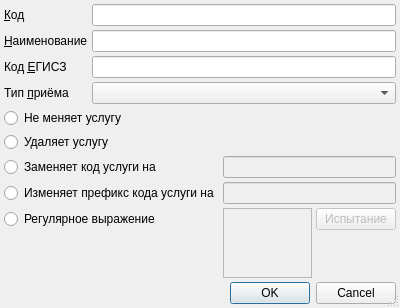
<?xml version="1.0" encoding="UTF-8"?>
<ui version="4.0">
 <class>ItemEditorDialog</class>
 <widget class="QDialog" name="ItemEditorDialog">
  <property name="geometry">
   <rect>
    <x>0</x>
    <y>0</y>
    <width>400</width>
    <height>301</height>
   </rect>
  </property>
  <property name="windowTitle">
   <string>ChangeMe!</string>
  </property>
  <property name="sizeGripEnabled">
   <bool>true</bool>
  </property>
  <layout class="QGridLayout">
   <property name="margin">
    <number>4</number>
   </property>
   <property name="spacing">
    <number>4</number>
   </property>
   <item row="0" column="1" colspan="3">
    <widget class="QLineEdit" name="edtCode"/>
   </item>
   <item row="0" column="0">
    <widget class="QLabel" name="lblCode">
     <property name="sizePolicy">
      <sizepolicy hsizetype="Maximum" vsizetype="Preferred">
       <horstretch>0</horstretch>
       <verstretch>0</verstretch>
      </sizepolicy>
     </property>
     <property name="text">
      <string>&amp;Код</string>
     </property>
     <property name="buddy">
      <cstring>edtCode</cstring>
     </property>
    </widget>
   </item>
   <item row="7" column="0" colspan="2">
    <widget class="QRadioButton" name="rbModifyService">
     <property name="sizePolicy">
      <sizepolicy hsizetype="Preferred" vsizetype="Fixed">
       <horstretch>0</horstretch>
       <verstretch>0</verstretch>
      </sizepolicy>
     </property>
     <property name="text">
      <string>Изменяет префикс кода услуги на</string>
     </property>
    </widget>
   </item>
   <item row="9" column="0">
    <spacer>
     <property name="orientation">
      <enum>Qt::Vertical</enum>
     </property>
     <property name="sizeHint" stdset="0">
      <size>
       <width>20</width>
       <height>40</height>
      </size>
     </property>
    </spacer>
   </item>
   <item row="6" column="2" colspan="2">
    <widget class="QLineEdit" name="edtNewServiceName">
     <property name="enabled">
      <bool>false</bool>
     </property>
    </widget>
   </item>
   <item row="8" column="2" rowspan="2">
    <widget class="QPlainTextEdit" name="edtRegExp">
     <property name="enabled">
      <bool>false</bool>
     </property>
     <property name="toolTip">
      <string>&lt;html&gt;&lt;head/&gt;&lt;body&gt;&lt;p&gt;&lt;span style=&quot; font-family:'MS Shell Dlg 2';&quot;&gt;Регулярное выражение задаётся в виде&lt;br/&gt;/&lt;/span&gt;&lt;span style=&quot; font-family:'MS Shell Dlg 2'; font-weight:600;&quot;&gt;искомое&lt;/span&gt;&lt;span style=&quot; font-family:'MS Shell Dlg 2';&quot;&gt;/&lt;/span&gt;&lt;span style=&quot; font-family:'MS Shell Dlg 2'; font-weight:600;&quot;&gt;заменяющее&lt;/span&gt;&lt;span style=&quot; font-family:'MS Shell Dlg 2';&quot;&gt;/&lt;br/&gt;при этом используются регулярные выражения Qt.&lt;/span&gt;&lt;/p&gt;&lt;p&gt;&lt;span style=&quot; font-family:'MS Shell Dlg 2';&quot;&gt;Можно задать несколько выражений, по выражению на строку. В этом случае делаются последовательные попытки замены, после первой успешной замены попытки прекращаются.&lt;/span&gt;&lt;/p&gt;&lt;/body&gt;&lt;/html&gt;</string>
     </property>
    </widget>
   </item>
   <item row="1" column="0">
    <widget class="QLabel" name="lblName">
     <property name="sizePolicy">
      <sizepolicy hsizetype="Maximum" vsizetype="Preferred">
       <horstretch>0</horstretch>
       <verstretch>0</verstretch>
      </sizepolicy>
     </property>
     <property name="text">
      <string>&amp;Наименование</string>
     </property>
     <property name="buddy">
      <cstring>edtName</cstring>
     </property>
    </widget>
   </item>
   <item row="3" column="1" colspan="3">
    <widget class="QComboBox" name="cmbAppointmentType"/>
   </item>
   <item row="3" column="0">
    <widget class="QLabel" name="label">
     <property name="sizePolicy">
      <sizepolicy hsizetype="Maximum" vsizetype="Preferred">
       <horstretch>0</horstretch>
       <verstretch>0</verstretch>
      </sizepolicy>
     </property>
     <property name="text">
      <string>Тип &amp;приёма</string>
     </property>
     <property name="buddy">
      <cstring>cmbAppointmentType</cstring>
     </property>
    </widget>
   </item>
   <item row="6" column="0" colspan="2">
    <widget class="QRadioButton" name="rbReplaceService">
     <property name="sizePolicy">
      <sizepolicy hsizetype="Preferred" vsizetype="Fixed">
       <horstretch>0</horstretch>
       <verstretch>0</verstretch>
      </sizepolicy>
     </property>
     <property name="text">
      <string>Заменяет код услуги на</string>
     </property>
    </widget>
   </item>
   <item row="1" column="1" colspan="3">
    <widget class="QLineEdit" name="edtName"/>
   </item>
   <item row="8" column="0" colspan="2">
    <widget class="QRadioButton" name="rbModifyByRegExp">
     <property name="sizePolicy">
      <sizepolicy hsizetype="Preferred" vsizetype="Fixed">
       <horstretch>0</horstretch>
       <verstretch>0</verstretch>
      </sizepolicy>
     </property>
     <property name="text">
      <string>Регулярное выражение</string>
     </property>
    </widget>
   </item>
   <item row="10" column="0" colspan="4">
    <widget class="QDialogButtonBox" name="buttonBox">
     <property name="standardButtons">
      <set>QDialogButtonBox::Cancel|QDialogButtonBox::Ok</set>
     </property>
    </widget>
   </item>
   <item row="4" column="0" colspan="4">
    <widget class="QRadioButton" name="rbNoModifyService">
     <property name="sizePolicy">
      <sizepolicy hsizetype="Preferred" vsizetype="Fixed">
       <horstretch>0</horstretch>
       <verstretch>0</verstretch>
      </sizepolicy>
     </property>
     <property name="text">
      <string>Не меняет услугу</string>
     </property>
    </widget>
   </item>
   <item row="7" column="2" colspan="2">
    <widget class="QLineEdit" name="edtNewServicePrefix">
     <property name="enabled">
      <bool>false</bool>
     </property>
    </widget>
   </item>
   <item row="8" column="3">
    <widget class="QPushButton" name="btnRegExpTest">
     <property name="enabled">
      <bool>false</bool>
     </property>
     <property name="text">
      <string>Испытание</string>
     </property>
    </widget>
   </item>
   <item row="5" column="0" colspan="4">
    <widget class="QRadioButton" name="rbRemoveService">
     <property name="sizePolicy">
      <sizepolicy hsizetype="Preferred" vsizetype="Fixed">
       <horstretch>0</horstretch>
       <verstretch>0</verstretch>
      </sizepolicy>
     </property>
     <property name="text">
      <string>Удаляет услугу</string>
     </property>
    </widget>
   </item>
   <item row="2" column="0">
    <widget class="QLabel" name="lblUsishCode">
     <property name="sizePolicy">
      <sizepolicy hsizetype="Maximum" vsizetype="Preferred">
       <horstretch>0</horstretch>
       <verstretch>0</verstretch>
      </sizepolicy>
     </property>
     <property name="text">
      <string>Код &amp;ЕГИСЗ</string>
     </property>
     <property name="buddy">
      <cstring>edtCode</cstring>
     </property>
    </widget>
   </item>
   <item row="2" column="1" colspan="3">
    <widget class="QLineEdit" name="edtUsishCode"/>
   </item>
  </layout>
 </widget>
 <tabstops>
  <tabstop>edtCode</tabstop>
  <tabstop>edtName</tabstop>
  <tabstop>edtUsishCode</tabstop>
  <tabstop>cmbAppointmentType</tabstop>
  <tabstop>rbNoModifyService</tabstop>
  <tabstop>rbRemoveService</tabstop>
  <tabstop>rbReplaceService</tabstop>
  <tabstop>edtNewServiceName</tabstop>
  <tabstop>rbModifyService</tabstop>
  <tabstop>edtNewServicePrefix</tabstop>
  <tabstop>rbModifyByRegExp</tabstop>
  <tabstop>edtRegExp</tabstop>
  <tabstop>btnRegExpTest</tabstop>
  <tabstop>buttonBox</tabstop>
 </tabstops>
 <resources/>
 <connections>
  <connection>
   <sender>rbReplaceService</sender>
   <signal>toggled(bool)</signal>
   <receiver>edtNewServiceName</receiver>
   <slot>setEnabled(bool)</slot>
   <hints>
    <hint type="sourcelabel">
     <x>146</x>
     <y>119</y>
    </hint>
    <hint type="destinationlabel">
     <x>397</x>
     <y>121</y>
    </hint>
   </hints>
  </connection>
  <connection>
   <sender>rbModifyService</sender>
   <signal>toggled(bool)</signal>
   <receiver>edtNewServicePrefix</receiver>
   <slot>setEnabled(bool)</slot>
   <hints>
    <hint type="sourcelabel">
     <x>121</x>
     <y>134</y>
    </hint>
    <hint type="destinationlabel">
     <x>396</x>
     <y>147</y>
    </hint>
   </hints>
  </connection>
  <connection>
   <sender>rbModifyByRegExp</sender>
   <signal>toggled(bool)</signal>
   <receiver>btnRegExpTest</receiver>
   <slot>setEnabled(bool)</slot>
   <hints>
    <hint type="sourcelabel">
     <x>83</x>
     <y>161</y>
    </hint>
    <hint type="destinationlabel">
     <x>552</x>
     <y>176</y>
    </hint>
   </hints>
  </connection>
  <connection>
   <sender>buttonBox</sender>
   <signal>accepted()</signal>
   <receiver>ItemEditorDialog</receiver>
   <slot>accept()</slot>
   <hints>
    <hint type="sourcelabel">
     <x>219</x>
     <y>307</y>
    </hint>
    <hint type="destinationlabel">
     <x>215</x>
     <y>108</y>
    </hint>
   </hints>
  </connection>
  <connection>
   <sender>buttonBox</sender>
   <signal>rejected()</signal>
   <receiver>ItemEditorDialog</receiver>
   <slot>reject()</slot>
   <hints>
    <hint type="sourcelabel">
     <x>219</x>
     <y>307</y>
    </hint>
    <hint type="destinationlabel">
     <x>215</x>
     <y>108</y>
    </hint>
   </hints>
  </connection>
  <connection>
   <sender>rbModifyByRegExp</sender>
   <signal>toggled(bool)</signal>
   <receiver>edtRegExp</receiver>
   <slot>setEnabled(bool)</slot>
   <hints>
    <hint type="sourcelabel">
     <x>127</x>
     <y>160</y>
    </hint>
    <hint type="destinationlabel">
     <x>215</x>
     <y>163</y>
    </hint>
   </hints>
  </connection>
 </connections>
</ui>
